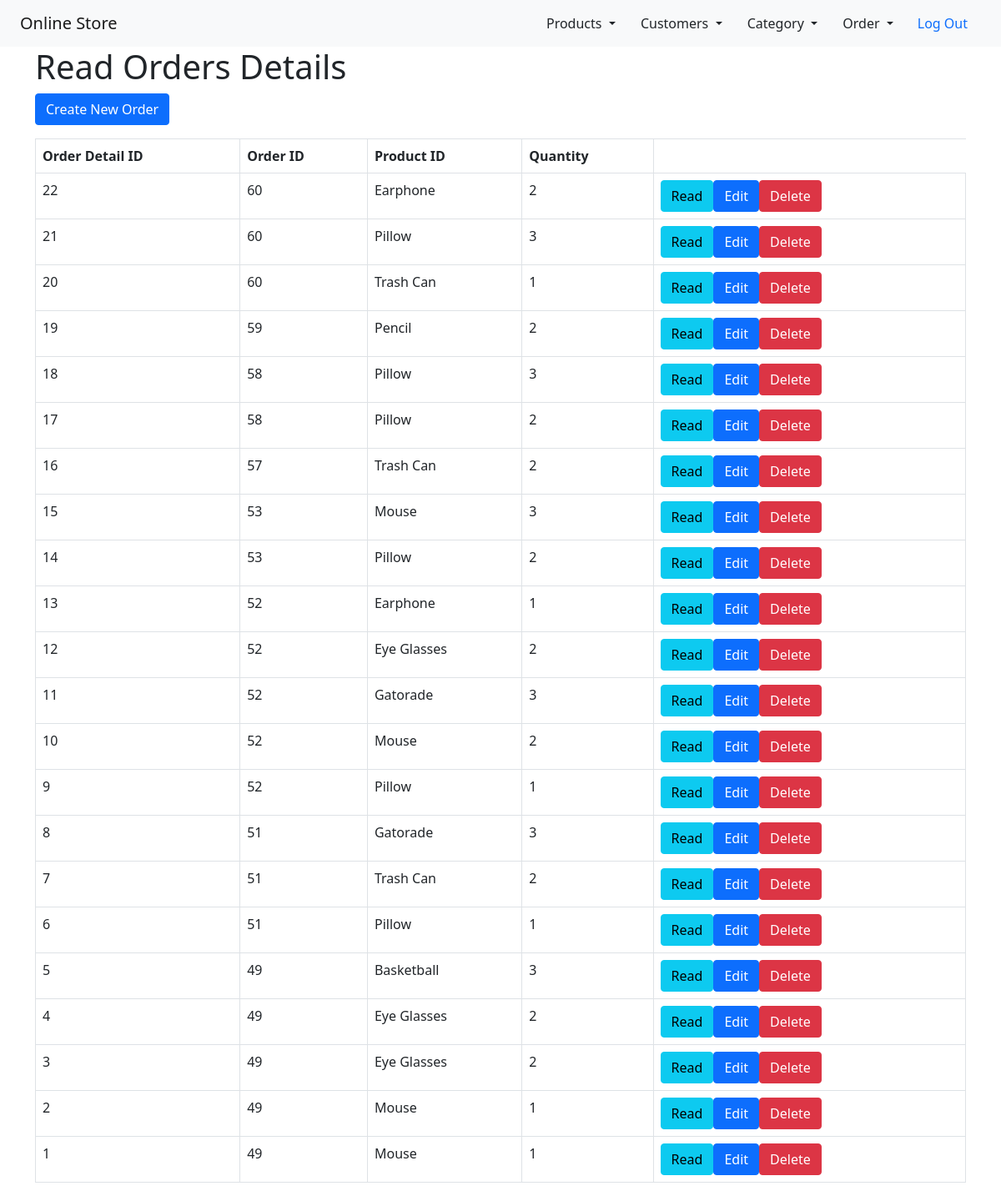
Page /orderdetail_index.php (signed in) on the committed database.
### tables this page shows
CREATE TABLE `orderdetails` (
  `orderdetail_id` int(11) NOT NULL,
  `order_id` int(11) NOT NULL,
  `product_id` int(11) NOT NULL,
  `quantity` int(11) NOT NULL
);

CREATE TABLE `products` (
  `id` int(11) NOT NULL,
  `name` varchar(128) NOT NULL,
  `category` int(50) NOT NULL,
  `description` text NOT NULL,
  `price` decimal(10,2) NOT NULL,
  `created` datetime NOT NULL,
  `modified` timestamp NOT NULL DEFAULT current_timestamp() ON UPDATE current_timestamp(),
  `promotion_price` decimal(10,2) NOT NULL,
  `manufacture_date` date NOT NULL,
  `expired_date` date NOT NULL
);

### orderdetail_index.php (the view, shortened to what this page needs)
<!DOCTYPE HTML>
<html>
<head>
    <link href="https://cdn.jsdelivr.net/npm/bootstrap@5.1.3/dist/css/bootstrap.min.css" rel="stylesheet">
</head>
<body>
    <?php include 'header.php';?>
    <div class="container">
        <div class="page-header">
            <h1>Read Orders Details</h1>
        </div>
        <?php
        include 'config/database.php';
        $query = "SELECT orderdetail_id, order_id, product_id, quantity, products.name as pname FROM orderdetails INNER JOIN products ON orderdetails.product_id = products.id ORDER BY orderdetail_id DESC";
        $stmt = $con->prepare($query);
        $stmt->execute();
        $num = $stmt->rowCount();
        echo "<a href='order_create.php' class='btn btn-primary m-b-1em mb-3'>Create New Order</a>";
        if ($num > 0) {
            echo "<table class='table table-hover table-responsive table-bordered'>";
            echo "<tr>";
            echo "<th>Order Detail ID</th>";
            echo "<th>Order ID</th>";
            echo "<th>Product ID</th>";
            echo "<th>Quantity</th>";
            echo "</tr>";
            while ($row = $stmt->fetch(PDO::FETCH_ASSOC)) {
                extract($row);
                echo "<tr>";
                echo "<td>{$orderdetail_id}</td>";
                echo "<td>{$order_id}</td>";
                echo "<td>{$pname}</td>";
                echo "<td>{$quantity}</td>";
                echo "<td>";
                echo "<a href='customer_read.php?orderdetail_id={$orderdetail_id}' class='btn btn-info m-r-1em'>Read</a>";
                echo "<a href='customer_update.php?orderdetail__id={$orderdetail_id}' class='btn btn-primary m-r-1em'>Edit</a>";
                echo "<a onclick='delete_user({$orderdetail_id});'  class='btn btn-danger'>Delete</a>";
                echo "</td>";
                echo "</tr>";
            }
            echo "</table>";
        }
        else {
            echo "<div class='alert alert-danger'>No records found.</div>";
        }
        ?>
    </div>
</body>
</html>

### rows in the picture
orderdetails: orderdetail_id "22", order "60", product.name "Earphone", quantity "2"
orderdetails: orderdetail_id "21", order "60", product.name "Pillow", quantity "3"
orderdetails: orderdetail_id "20", order "60", product.name "Trash Can", quantity "1"
orderdetails: orderdetail_id "19", order "59", product.name "Pencil", quantity "2"
orderdetails: orderdetail_id "18", order "58", product.name "Pillow", quantity "3"
orderdetails: orderdetail_id "17", order "58", product.name "Pillow", quantity "2"
orderdetails: orderdetail_id "16", order "57", product.name "Trash Can", quantity "2"
orderdetails: orderdetail_id "15", order "53", product.name "Mouse", quantity "3"
orderdetails: orderdetail_id "14", order "53", product.name "Pillow", quantity "2"
orderdetails: orderdetail_id "13", order "52", product.name "Earphone", quantity "1"
orderdetails: orderdetail_id "12", order "52", product.name "Eye Glasses", quantity "2"
orderdetails: orderdetail_id "11", order "52", product.name "Gatorade", quantity "3"
orderdetails: orderdetail_id "10", order "52", product.name "Mouse", quantity "2"
orderdetails: orderdetail_id "9", order "52", product.name "Pillow", quantity "1"
orderdetails: orderdetail_id "8", order "51", product.name "Gatorade", quantity "3"
orderdetails: orderdetail_id "7", order "51", product.name "Trash Can", quantity "2"
orderdetails: orderdetail_id "6", order "51", product.name "Pillow", quantity "1"
orderdetails: orderdetail_id "5", order "49", product.name "Basketball", quantity "3"
orderdetails: orderdetail_id "4", order "49", product.name "Eye Glasses", quantity "2"
orderdetails: orderdetail_id "3", order "49", product.name "Eye Glasses", quantity "2"
orderdetails: orderdetail_id "2", order "49", product.name "Mouse", quantity "1"
orderdetails: orderdetail_id "1", order "49", product.name "Mouse", quantity "1"
